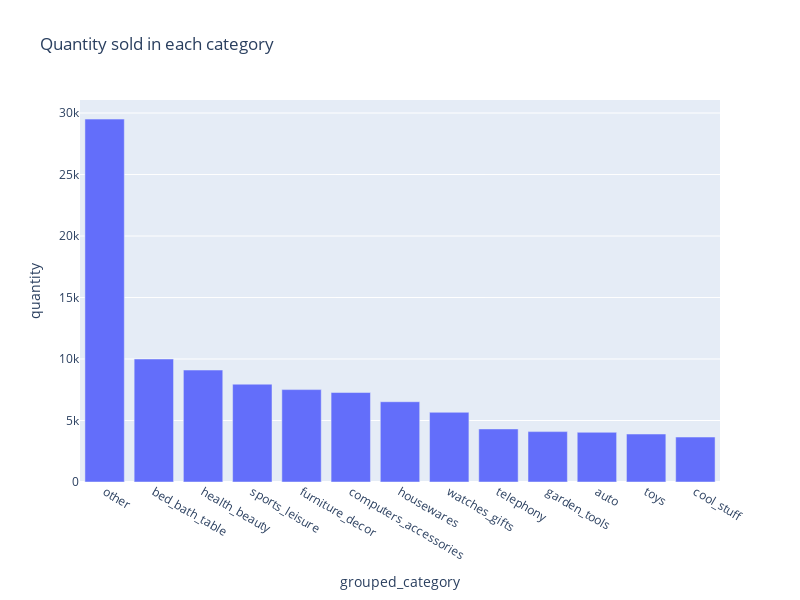

Notebook code for this chart:
### Code cell
quant_by_cat = _read_sql("cat_by_quantity_view")
fig = px.bar(
    quant_by_cat, 
    x="grouped_category", 
    y="quantity", 
    title="Quantity sold in each category",
    width=800,
    height=600
)
fig.show()

### Figure 1 — Plotly figure (JSON) as saved in the notebook; plotly's stock layout.template omitted (floating-point values rounded to 4 significant figures)
{"data": [{"hovertemplate": "grouped_category=%{x}<br>quantity=%{y}<extra></extra>", "legendgroup": "", "marker": {"color": "#636efa", "pattern": {"shape": ""}}, "name": "", "orientation": "v", "showlegend": false, "textposition": "auto", "type": "bar", "x": ["other", "bed_bath_table", "health_beauty", "sports_leisure", "furniture_decor", "computers_accessories", "housewares", "watches_gifts", "telephony", "garden_tools", "auto", "toys", "cool_stuff"], "xaxis": "x", "y": [29510.0, 10000.0, 9103.0, 7954.0, 7513.0, 7275.0, 6527.0, 5667.0, 4314.0, 4097.0, 4041.0, 3901.0, 3656.0], "yaxis": "y"}], "layout": {"barmode": "relative", "height": 600, "legend": {"tracegroupgap": 0}, "title": {"text": "Quantity sold in each category"}, "width": 800, "xaxis": {"anchor": "y", "domain": [0, 1], "title": {"text": "grouped_category"}}, "yaxis": {"anchor": "x", "domain": [0, 1], "title": {"text": "quantity"}}}}
